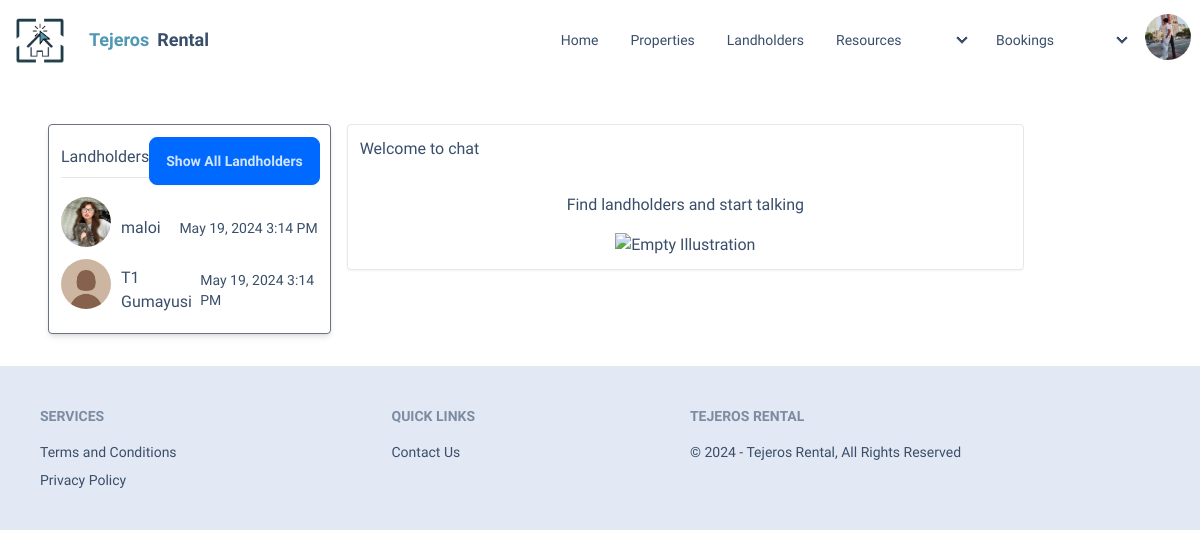
/chat.php (signed in), run on the app's committed database.
### tables this page shows
CREATE TABLE `users_tb` (
  `user_id` int(11) NOT NULL,
  `full_name` varchar(255) NOT NULL,
  `username` varchar(255) NOT NULL,
  `email` varchar(255) NOT NULL,
  `address` varchar(255) NOT NULL,
  `age` varchar(100) NOT NULL,
  `bio` varchar(255) NOT NULL,
  `mobile` varchar(20) NOT NULL,
  `password` varchar(255) NOT NULL,
  `role` int(11) NOT NULL DEFAULT 0,
  `created_at` timestamp NOT NULL DEFAULT current_timestamp() ON UPDATE current_timestamp(),
  `profile_picture` varchar(255) NOT NULL DEFAULT 'default-icon.jpg',
  `facebook` varchar(255) NOT NULL,
  `linkedin` varchar(255) NOT NULL,
  `instagram` varchar(255) NOT NULL,
  `code` varchar(255) NOT NULL,
  `updated_time` datetime NOT NULL DEFAULT current_timestamp(),
  `account_age` varchar(255) NOT NULL DEFAULT 'New User'
);

CREATE TABLE `landholders_tb` (
  `landholder_id` int(11) NOT NULL,
  `full_name` varchar(255) NOT NULL,
  `username` varchar(255) NOT NULL,
  `email` varchar(255) NOT NULL,
  `address` varchar(255) NOT NULL,
  `age` varchar(100) NOT NULL,
  `mobile` varchar(20) NOT NULL,
  `password` varchar(255) NOT NULL,
  `created_at` timestamp NOT NULL DEFAULT current_timestamp() ON UPDATE current_timestamp(),
  `profile_picture` varchar(50) NOT NULL DEFAULT 'default-icon.jpg',
  `bio` varchar(255) NOT NULL,
  `facebook` varchar(255) NOT NULL,
  `linkedin` varchar(255) NOT NULL,
  `instagram` varchar(255) NOT NULL,
  `account_age` varchar(255) NOT NULL DEFAULT 'New Landholder',
  `business_permit` varchar(255) NOT NULL,
  `permit_status` varchar(255) NOT NULL DEFAULT 'Validating',
  `verification_tier` varchar(50) NOT NULL DEFAULT 'Not Verified',
  `upload_attempts` int(11) DEFAULT 0
);

### chat.php (the view, shortened to what this page needs)
<?php
@include 'components/connection.php';
try {
    $stmt = $conn->prepare("
        SELECT DISTINCT lh.landholder_id, lh.username, lh.full_name, lh.profile_picture, MAX(m.timestamp) AS latest_chat_time
        FROM landholders_tb lh
        JOIN messages_tb m ON (lh.landholder_id = m.sender_id OR lh.landholder_id = m.receiver_id)
        WHERE (m.sender_id = :user_id AND m.sender_type = 'user')
           OR (m.receiver_id = :user_id AND m.receiver_type = 'user')
        GROUP BY lh.landholder_id, lh.username, lh.full_name, lh.profile_picture
        ORDER BY latest_chat_time DESC
    ");
    $stmt->bindParam(':user_id', $_SESSION['user_id']);
    $stmt->execute();
    $landholders = $stmt->fetchAll(PDO::FETCH_ASSOC);
} catch (Exception $e) {
    die('Error fetching landholders: ' . $e->getMessage());
}
$messages = [];
?>
<!DOCTYPE html>
<html lang="en" data-theme="winter">
<head>
    <link rel="stylesheet" href="css/style.css">
    <script src="https://cdn.tailwindcss.com"></script>
    <link href="https://cdnjs.cloudflare.com/ajax/libs/tailwindcss/2.2.19/tailwind.min.css" rel="stylesheet">
    <link href="https://cdn.jsdelivr.net/npm/daisyui@4.8.0/dist/full.min.css" rel="stylesheet" type="text/css">
</head>
<body>
    <?php include 'user/user-header.php'; ?>
    <div class="container mt-3 overflow-y-auto">
        <div class="grid grid-cols-12 gap-4">
            <div class="col-span-4  my-8">
                <div class="bg-white rounded shadow-md p-3 ml-12 mb-18 h-full border border-gray-500">
                    <div class="flex justify-between items-center">
                        <h4 class="border-b pb-2 mb-0">Landholders</h4>
                        <button id="showAllLandholders" class="btn btn-primary">Show All Landholders</button>
                    </div>
                    <div class="list-group mt-3 overflow-y-auto" id="landholdersList" style="max-height: 400px;">
                        <?php foreach ($landholders as $landholder) : ?>
                            <?php
                            $last_chat_datetime = date("M j, Y g:i A", strtotime($landholder['latest_chat_time']));
                            ?>
                            <a href="?receiver_id=<?= $landholder['landholder_id'] ?>" class="list-group-item list-group-item-action d-flex align-items-center">
                                <img src="uploaded_image/<?= htmlspecialchars($landholder['profile_picture']) ?>" alt="<?= htmlspecialchars($landholder['full_name']) ?>'s Profile Picture" class="profile-img">
                                <span><?= htmlspecialchars($landholder['username']) ?></span>
                                <span class="text-muted ms-auto text-sm"><?= $last_chat_datetime ?></span>
                            </a>
                        <?php endforeach; ?>
                    </div>
                </div>
            </div>
            <div class="col-span-8">
                <?php if (isset($_GET['receiver_id'])) : ?>
                    <?php
                    try {
                        $stmt = $conn->prepare("SELECT * FROM landholders_tb WHERE landholder_id = ?");
                        $stmt->execute([$_GET['receiver_id']]);
                        $receiver_details = $stmt->fetch(PDO::FETCH_ASSOC);
                    } catch (Exception $e) {
                        die('Error fetching receiver details: ' . $e->getMessage());
                    }
                    ?>
                    <div class="bg-white rounded shadow-md p-6 border border-gray-500 my-8">
                        <div class="user-info mb-3">
                            <img src="uploaded_image/<?= htmlspecialchars($receiver_details['profile_picture']) ?>" alt="<?= htmlspecialchars($receiver_details['full_name']) ?>'s Profile Picture">
                            <h4><?= htmlspecialchars($receiver_details['full_name']) ?></h4>
                        </div>
                        <div class="chat-container">
                            <?php foreach ($messages as $message) : ?>
                                <div class="chat-message <?= $message['sender_type'] === 'user' ? 'landholder' : 'user' ?>">
                                    <div class="chat-bubble <?= $message['sender_type'] === 'user' ? 'landholder' : 'user' ?>">
                                        <?= htmlspecialchars($message["message_text"]) ?>
                                    </div>
                                    <div class="timestamp"><?= date("g:i A", strtotime($message["timestamp"])) ?></div>
                                </div>
                            <?php endforeach; ?>
                            <?php if (empty($messages)) : ?>
                                <p class="text-center mt-5">No messages yet.</p>
                            <?php endif; ?>
                        </div>
                        <form method="POST" class="mt-3 flex">
                            <input type="hidden" name="receiver_id" value="<?= $_GET['receiver_id'] ?>">
                            <textarea name="message_text" class="form-control flex-grow me-2" placeholder="Write your message here..." required></textarea>
                            <button type="submit" class="btn btn-primary">Send Message</button>
                        </form>
                    </div>
                    <?php else : ?>
                    <div class="bg-white rounded shadow-sm p-3 border border-gray-200  my-8">
                        <div class="user-info mb-3">
                            <h4>Welcome to chat</h4>
                        </div>
                        <div class="chat-container h-full ">
                            <p class="text-center mt-5">Find landholders and start talking</p>
                            <img src="images/empty1.png" alt="Empty Illustration" class="mx-auto mt-4" style="max-width: 500px;">
                        </div>
                    </div>
                <?php endif; ?>
            </div>
        </div>
    </div>
    <?php include 'user/user-footer.php' ?>
</body>
</html>

### user/user-header.php (shortened to what this page needs)
<?php
@include 'components/connection.php';
$isLoggedIn = isset($_SESSION['user_id']);
if (isset($_SESSION['user_id'])) {
    $user_id = $_SESSION['user_id'];
    $isLoggedIn = true;
    $select_profile = $conn->prepare("SELECT * FROM `users_tb` WHERE user_id = ?");
    $select_profile->execute([$user_id]);
    $fetch_profile = $select_profile->fetch(PDO::FETCH_ASSOC);
    $profile_picture = 'uploaded_image/' . $fetch_profile['profile_picture'];
}
?>
<div class="navbar bg-white sticky top-0 z-50" >
    <div class="flex-1">
    <img src="images/logo1.png" alt="Tejeros Rental Logo" class="p-2 h-16 w-16">
        <a href="loading-page-in.php" class="btn btn-ghost text-lg"><span style="color: #5098b3;">Tejeros</span>Rental</a>
    </div>
    <div class="navbar-center hidden lg:flex flex-2">
        <ul class="menu menu-horizontal px-1">
            <li><a href="loading-page-in.php">Home</a></li>
            <li><a href="properties.php">Properties</a></li>
            <li><a href="seller-list.php">Landholders</a></li>
            <li>
                <details class="w-40 z-10">
                    <summary>Resources</summary>
                </details>
            </li>
            <li>
                <details class="w-40 z-10">
                    <summary>Bookings</summary>
                </details>
            </li>
        </ul>
    </div>
    <div class="flex-none gap-6">
        <?php if ($isLoggedIn) : ?>
            <div class="dropdown dropdown-end">
                <div tabindex="0" role="button" class="btn btn-ghost btn-circle avatar">
                    <div class="w-20 rounded-full">
                        <img src="<?= $profile_picture ?>" alt="Profile Picture">
                    </div>
                </div>
            </div>
        <?php endif; ?>
    </div>
</div>

### css/style.css (style rules this page uses)
body { font-family: "PT Sans", sans-serif !important; background-color: var(--white-color); }
.grid { overflow: visible; }

### chat.php (style rules this page uses)
.chat-container { display: flex; flex-direction: column; height: 400px; overflow-y: scroll; }
.user-info { display: flex; align-items: center; margin-bottom: 10px; }
.profile-img { width: 50px; height: 50px; border-radius: 50%; margin-right: 10px; margin-bottom: 12px; }
.list-group-item-action { display: flex; align-items: center; }
.overflow-y-auto { overflow-y: auto; }

### data on the page
users_tb: profile_picture (picture)
landholders_tb: profile_picture (picture), username "maloi", last_chat_datetime "May 19, 2024 3:14 PM"
landholders_tb: profile_picture (placeholder picture), username "T1 Gumayusi", last_chat_datetime "May 19, 2024 3:14 PM"
